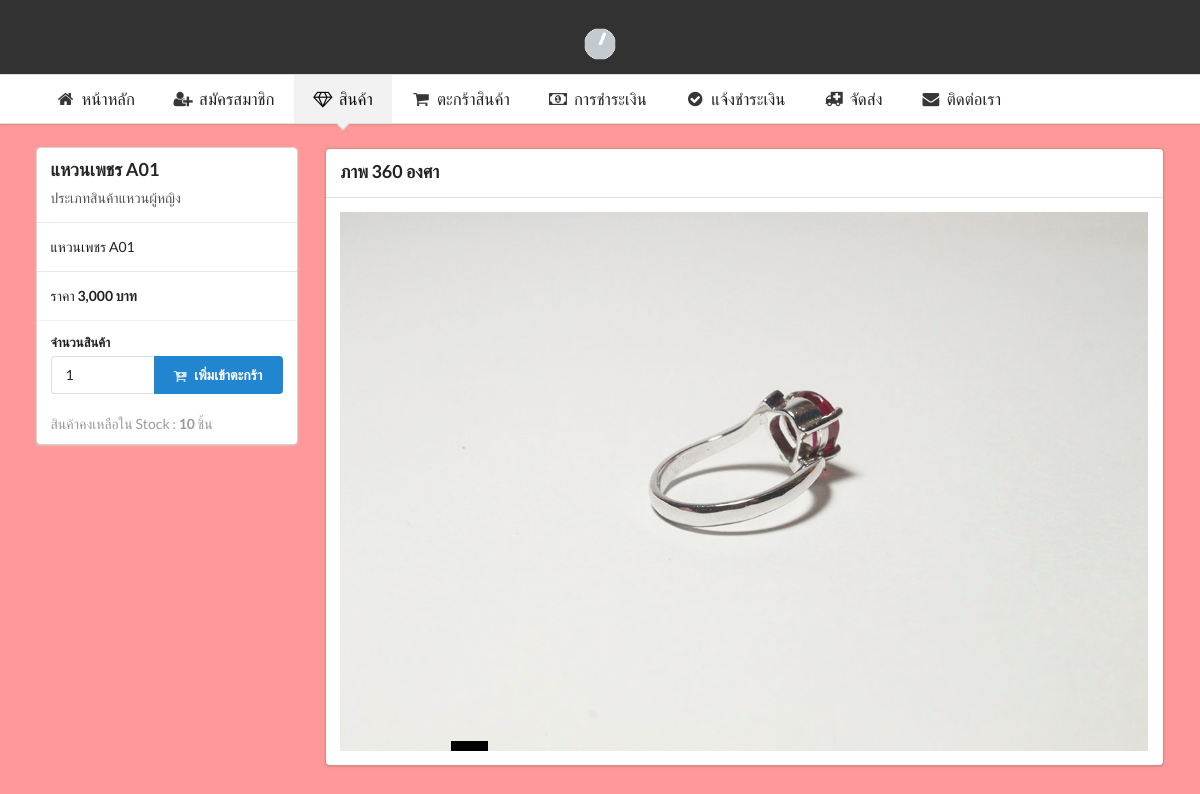
Screenshot of /index.php/product/view/1 with the database file from the repository.
### tables this page shows
CREATE TABLE IF NOT EXISTS `product` (
  `product_id` int(10) unsigned NOT NULL,
  `product_name` varchar(300) NOT NULL,
  `product_description` varchar(300) NOT NULL,
  `product_price` float NOT NULL DEFAULT '0',
  `product_stock` int(5) NOT NULL DEFAULT '0',
  `product_date_add` datetime NOT NULL DEFAULT CURRENT_TIMESTAMP,
  `category_id` int(11) NOT NULL,
  `product_imgDir` varchar(256) DEFAULT NULL,
  `product_thumbnail` varchar(100) NOT NULL
);

### application/core/MY_Controller.php (called while the page is built, shortened)
<?php
class MY_Controller extends CI_Controller {
    private $default_navbar = "partial/default_nav";
    private $default_footer = "partial/default_footer";
    private $default_layout = "layout";
    private $content_navbar = "";
    private $content_footer = "";
    public function render($view_data) {
        $data["navbar"] = $this->content_navbar;
        $data["footer"] = $this->content_footer;
        $data["content"] = $view_data;
        $this->load->view($this->default_layout, $data);
    }
    public function setNavbar($viewName = "", $data = NULL) {
        if ($viewName == "") {
            $viewName = $this->default_navbar;
        }
        $this->content_navbar = $this->loadView($viewName, $data);
    }
    public function setFooter($viewName = "", $data = NULL) {
        if ($viewName == "") {
            $viewName = $this->default_footer;
        }
        $this->content_footer = $this->loadView($viewName, $data);
    }
    public function loadView($viewName, $data = NULL) {
        return $this->load->view($viewName, $data, TRUE);
    }
}

### application/controllers/Product.php (called while the page is built, shortened)
<?php
class Product  extends MY_Controller{
    public function view($id){
        $data["categoryDict"] = $this->CategoryModel->GetAlToDictionary();
        $data["product"] = $this->ProductModel->GetById($id);
        $this->render($this->loadView("product/view", $data));
    }
}

### index.php (called while the page is built, shortened)
<?php
require_once BASEPATH.'core/CodeIgniter.php';

### application/models/ProductModel.php (called while the page is built, shortened)
<?php
class ProductModel extends CI_Model {
    public function GetById($id) {
        $this->db->where("product_id", $id);
        $query = $this->db->get("product");
        if ($query) {
            return $query->row();
        } else {
            return NULL;
        }
    }
}

### application/views/product/view.php (the view, shortened to what this page needs)
<?php
$default = 1;
?>
<div class="ui container padded1em-top">
    <div class="ui grid">
        <div class="row">
            <div class="four wide column">
                <div class="ui card">
                    <div class="content">
                        <div class="header"><?= $product->product_name ?></div>
                        <div class="description">
                            ประเภทสินค้า<?= $categoryDict[$product->category_id] ?>
                        </div>
                    </div>
                    <div class="content">
                        <?= $product->product_description ?>
                    </div>
                    <div class="content">
                        <p>
                            ราคา <strong><?= number_format($product->product_price) ?> บาท</strong>
                        </p>
                    </div>
                    <?php
                    if ($product->product_stock > 0) {
                        ?>
                        <div class="extra content">
                            <form class="ui form" onsubmit="return false">
                                <div class="field">
                                    <label>จำนวนสินค้า</label>
                                    <div class="ui fluid action input">
                                        <input type="number" name="amount" value="<?= $default ?>" id="amount" min="1" step="1" max="<?= $product->product_stock ?>" />
                                        <a href="<?= site_url("cart/addItem/{$product->product_id}") ?>" class="ui button primary addToCart">
                                            <i class="add to cart icon"></i> เพิ่มเข้าตะกร้า
                                        </a>
                                    </div>
                                </div>
                            </form>
                            <br />
                            <p>สินค้าคงเหลือใน Stock : <strong><?= $product->product_stock ?></strong> ชิ้น</p>
                        </div>
                        <?php
                    }
                    ?>
                </div>
            </div>
            <div class="twelve wide column">
                <div class="ui segments">
                    <div class="ui segment">
                        <h3 class="ui header">ภาพ 360 องศา</h3>
                    </div>
                    <div class="ui segment">
                        <img src="<?= base_url("images/{$product->product_imgDir}") ?>/1.JPG" width="100%" height="100%"
                             class="reel ui fluid image"
                             id="image360Holder" />
                    </div>
                </div>
            </div>
        </div>
    </div>
</div>

### asset/css/app.css (style rules this page uses)
body { background: #ff9999; }
.padded1em-top { padding-top: 1em; }

### rows the page displays
product: product_name "แหวนเพชร A01", category "แหวนผู้หญิง", product_description "แหวนเพชร A01", product_price "3,000", product_stock "10"

### other values shown
$item["text"] "หน้าหลัก"
$item["text"] "สมัครสมาชิก"
$item["text"] "สินค้า"
$item["text"] "ตะกร้าสินค้า"
$item["text"] "การชำระเงิน"
$item["text"] "แจ้งชำระเงิน"
$item["text"] "จัดส่ง"
$item["text"] "ติดต่อเรา"
